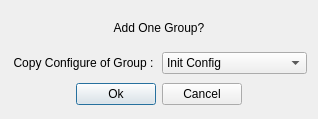
<?xml version="1.0" encoding="UTF-8"?>
<ui version="4.0">
 <class>DialogAddOneGroup</class>
 <widget class="QDialog" name="DialogAddOneGroup">
  <property name="geometry">
   <rect>
    <x>0</x>
    <y>0</y>
    <width>318</width>
    <height>119</height>
   </rect>
  </property>
  <property name="windowTitle">
   <string> Dialog : Add Group Configure</string>
  </property>
  <property name="windowIcon">
   <iconset>
    <normaloff>:/icon/Main/resource/Main/0-01.png</normaloff>:/icon/Main/resource/Main/0-01.png</iconset>
  </property>
  <layout class="QGridLayout" name="gridLayout_2">
   <property name="topMargin">
    <number>6</number>
   </property>
   <property name="bottomMargin">
    <number>6</number>
   </property>
   <item row="0" column="0">
    <layout class="QGridLayout" name="gridLayout">
     <property name="verticalSpacing">
      <number>9</number>
     </property>
     <item row="0" column="0" colspan="4">
      <widget class="QLabel" name="label">
       <property name="maximumSize">
        <size>
         <width>16777215</width>
         <height>30</height>
        </size>
       </property>
       <property name="text">
        <string>Add One Group?</string>
       </property>
       <property name="alignment">
        <set>Qt::AlignCenter</set>
       </property>
      </widget>
     </item>
     <item row="1" column="0" colspan="2">
      <widget class="QLabel" name="label_2">
       <property name="text">
        <string>Copy Configure of Group :</string>
       </property>
       <property name="alignment">
        <set>Qt::AlignCenter</set>
       </property>
      </widget>
     </item>
     <item row="1" column="2" colspan="2">
      <widget class="QComboBox" name="comboBox">
       <item>
        <property name="text">
         <string>Init Config</string>
        </property>
       </item>
       <item>
        <property name="text">
         <string>Group 1</string>
        </property>
       </item>
       <item>
        <property name="text">
         <string>Group 2</string>
        </property>
       </item>
      </widget>
     </item>
     <item row="2" column="0">
      <spacer name="horizontalSpacer">
       <property name="orientation">
        <enum>Qt::Horizontal</enum>
       </property>
       <property name="sizeHint" stdset="0">
        <size>
         <width>40</width>
         <height>20</height>
        </size>
       </property>
      </spacer>
     </item>
     <item row="2" column="1">
      <widget class="QPushButton" name="pushButton">
       <property name="text">
        <string>Ok</string>
       </property>
      </widget>
     </item>
     <item row="2" column="2">
      <widget class="QPushButton" name="pushButton_2">
       <property name="text">
        <string>Cancel</string>
       </property>
      </widget>
     </item>
     <item row="2" column="3">
      <spacer name="horizontalSpacer_2">
       <property name="orientation">
        <enum>Qt::Horizontal</enum>
       </property>
       <property name="sizeHint" stdset="0">
        <size>
         <width>40</width>
         <height>20</height>
        </size>
       </property>
      </spacer>
     </item>
    </layout>
   </item>
  </layout>
 </widget>
 <resources/>
 <connections/>
</ui>
